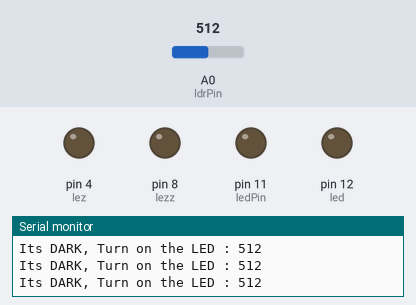
This sketch was run on a simulated Arduino Uno, built with avr-gcc and run on an emulated ATmega328P. Parts: output pins drawn as LEDs (lit = HIGH), the last lines printed to the serial monitor. Inputs (shaded band) come from the test bench; at power-on: A0 (ldrPin) = 512. The modem accepts every AT command (registered, SIM ready, sends succeed) and sends nothing else.

Above: at 2.2 s.
2.3 s: A0 (ldrPin) set to 888
5.3 s: A0 (ldrPin) set to 915
At 7.1 s:
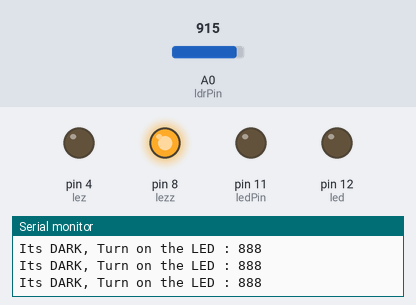
At 8.0 s:
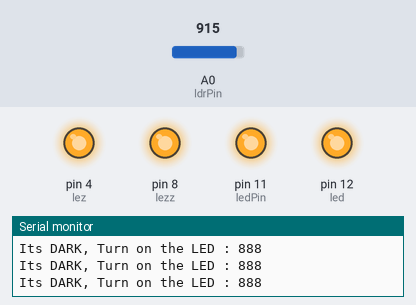
Timing chart, 0 to 9.5 s (numbered marks = the images above; inputs shaded):
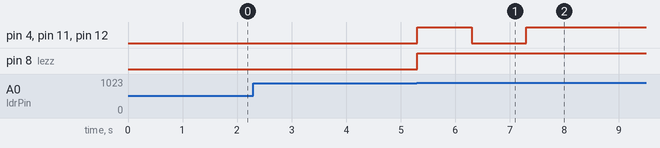

Measured:
- the behaviour switches between 900 and 901 on A0 (ldrPin) (found by bisection; images 0 and 1)
- after the input at 5.3 s, pin 4 (lez), pin 11 (ledPin), pin 12 (led): LOW → HIGH at once, → LOW 1.0 s later, → HIGH 1.0 s later; pin 8 (lezz): LOW → HIGH at once

The sketch:

laser.ino
```cpp
const int ledPin = 11;

const int ldrPin = A0;
int lez=4;
int lezz=8;
int led=12;
#include <SoftwareSerial.h>

//Alarm reciever's phone number with country code
const String PHONE = "+201117441885";

//GSM Module RX pin to Arduino 3
//GSM Module TX pin to Arduino 2
#define rxPin 2
#define txPin 3
SoftwareSerial sim800(rxPin,txPin);
void setup() {

Serial.begin(9600);

pinMode(ledPin, OUTPUT);
pinMode(lez, OUTPUT);
pinMode(lezz,OUTPUT);
pinMode(led,OUTPUT);
pinMode(ldrPin, INPUT);
  Serial.begin(115200);          // initialize serial

  sim800.begin(9600);
  Serial.println("SIM800L software serial initialize");

  sim800.println("AT");
  delay(1000);

}

void loop() {

while(sim800.available()){
  Serial.println(sim800.readString());
}
//////////////////////////////////////////////////
while(Serial.available())  {
  sim800.println(Serial.readString());
}

int ldrStatus = analogRead(ldrPin);

if (ldrStatus <= 900
) {

digitalWrite(ledPin, LOW);
 digitalWrite(lez, LOW);
    digitalWrite(lezz, LOW);
   digitalWrite(led,LOW);

Serial.print("Its DARK, Turn on the LED : ");

Serial.println(ldrStatus);

} else {
   digitalWrite(lezz, HIGH);
      digitalWrite(ledPin, HIGH);
       digitalWrite(lez, HIGH);
   digitalWrite(led,HIGH);
      delay(1000);
      digitalWrite(ledPin, LOW);
        digitalWrite(lez, LOW);
   digitalWrite(led,LOW);
      delay(1000);
      digitalWrite(ledPin, HIGH);
   digitalWrite(lez, HIGH);
   digitalWrite(led,HIGH);
delay(350);
    sim800.println("ATD"+PHONE+";");
    delay(8000); //20 sec delay


Serial.print("Its BRIGHT, Turn off the LED : ");

Serial.println(ldrStatus);

}

}
```
